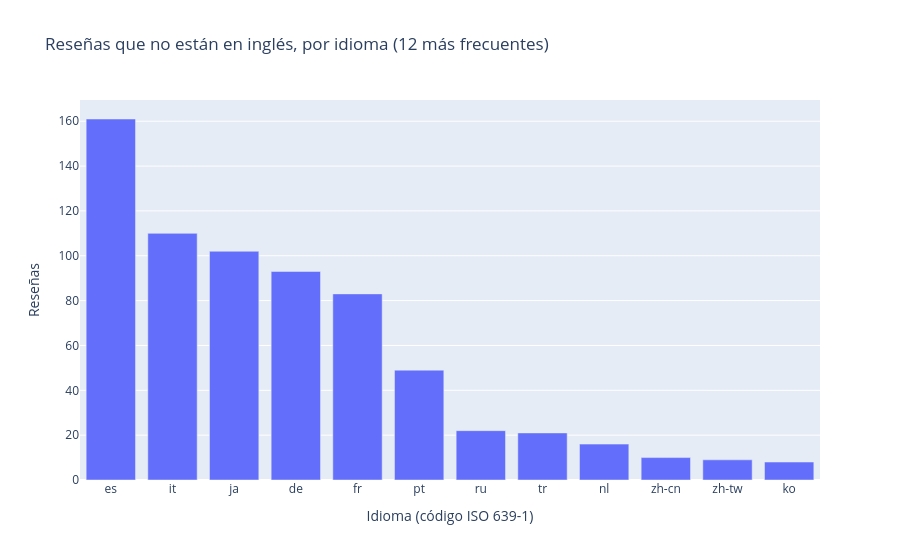

Notebook code for this chart:
### Markdown cell above
## 3. Detección de idioma

Se identifica el idioma de cada reseña con `langdetect`, una adaptación en Python de la librería *language-detection* de Google. El detector compara la frecuencia de secuencias de caracteres (n-gramas de caracteres) del texto con perfiles estadísticos de 55 idiomas. Como su algoritmo tiene un componente aleatorio, se fija una semilla para que el resultado sea reproducible.

Antes de la detección se eliminan los registros `#NAME?` y los duplicados, para no clasificar textos que se van a descartar.

### Code cell
from langdetect import detect, DetectorFactory, LangDetectException

DetectorFactory.seed = SEMILLA  # langdetect es aleatorio: la semilla lo hace reproducible

def detectar_idioma(texto):
    """Devuelve el código ISO del idioma del texto, o 'desconocido' si no se puede detectar."""
    try:
        return detect(texto)
    except LangDetectException:
        return "desconocido"

# Depuración previa: errores de exportación y duplicados
df = df_raw[df_raw["Review"].str.strip() != "#NAME?"].drop_duplicates(subset="Review").copy()
print("Registros tras eliminar #NAME? y duplicados:", len(df))

df["idioma"] = df["Review"].apply(detectar_idioma)

conteo_idiomas = df["idioma"].value_counts()
print("Reseñas en inglés:", conteo_idiomas.get("en", 0))
print("Reseñas en otros idiomas:", (df["idioma"] != "en").sum(), "en", conteo_idiomas.size - 1, "idiomas")

fig = px.bar(conteo_idiomas.drop("en").head(12).reset_index(), x="idioma", y="count",
             title="Reseñas que no están en inglés, por idioma (12 más frecuentes)",
             labels={"idioma": "Idioma (código ISO 639-1)", "count": "Reseñas"})
fig.show()

print("\nCalificación de las reseñas que no están en inglés:")
display(df.loc[df["idioma"] != "en", "Rating"].value_counts().sort_index().to_frame())

### Figure 1 — Plotly figure (JSON) as saved in the notebook; plotly's stock layout.template omitted (floating-point values rounded to 4 significant figures)
{"data": [{"hovertemplate": "Idioma (código ISO 639-1)=%{x}<br>Reseñas=%{y}<extra></extra>", "legendgroup": "", "marker": {"color": "#636efa", "pattern": {"shape": ""}}, "name": "", "orientation": "v", "showlegend": false, "textposition": "auto", "type": "bar", "x": ["es", "it", "ja", "de", "fr", "pt", "ru", "tr", "nl", "zh-cn", "zh-tw", "ko"], "xaxis": "x", "y": [161, 110, 102, 93, 83, 49, 22, 21, 16, 10, 9, 8], "yaxis": "y"}], "layout": {"barmode": "relative", "legend": {"tracegroupgap": 0}, "title": {"text": "Reseñas que no están en inglés, por idioma (12 más frecuentes)"}, "xaxis": {"anchor": "y", "domain": [0, 1], "title": {"text": "Idioma (código ISO 639-1)"}}, "yaxis": {"anchor": "x", "domain": [0, 1], "title": {"text": "Reseñas"}}}}
